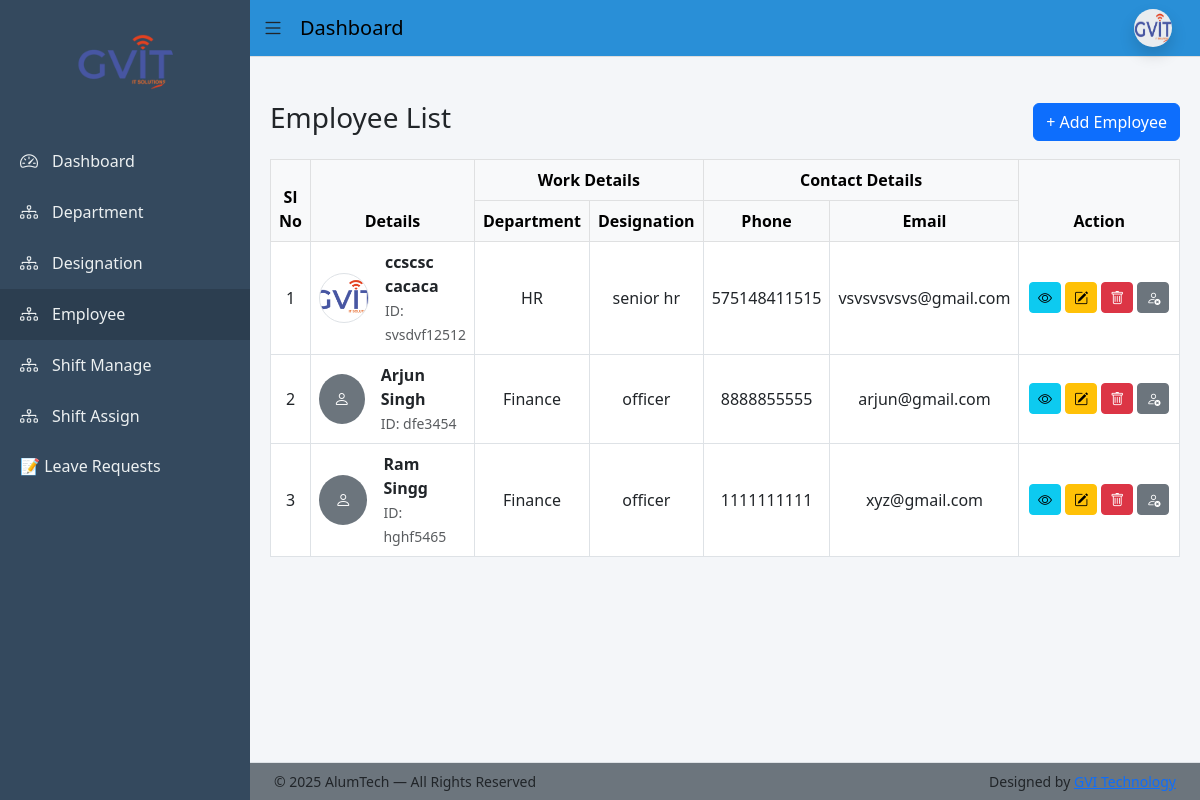
The page /employee/ (signed in) on the database its author committed.
### app/models.py (models this page shows, shortened)
class Employee(models.Model):
    BLOOD_GROUP_CHOICES = [
        ('A+', 'A+'), ('A-', 'A-'),
        ('B+', 'B+'), ('B-', 'B-'),
        ('O+', 'O+'), ('O-', 'O-'),
        ('AB+', 'AB+'), ('AB-', 'AB-'),
    ]
    BACHELOR_CHOICES = [
        ('BCom', 'B.Com'),
        ('BSc', 'B.Sc'),
        ('BA', 'B.A'),
        ('BTech', 'B.Tech'),
    ]
    MASTER_CHOICES = [
        ('MCom', 'M.Com'),
        ('MSc', 'M.Sc'),
        ('MA', 'M.A'),
        ('MTech', 'M.Tech'),
    ]
    first_name = models.CharField(max_length=50)
    middle_name = models.CharField(max_length=50, blank=True)
    last_name = models.CharField(max_length=50)
    gender = models.CharField(max_length=10,choices=[('Male','Male'),('Female','Female'),('Other','Other')])
    blood_group = models.CharField(max_length=10, choices=BLOOD_GROUP_CHOICES, blank=True, null=True)
    date_of_birth = models.DateField(null=True, blank=True)
    father_name = models.CharField(max_length=100, blank=True)
    mother_name = models.CharField(max_length=100, blank=True)
    user = models.OneToOneField(User, on_delete=models.CASCADE, null=True, blank=True, related_name='employee_profile')
    email = models.EmailField(unique=True)
    contact_no = models.CharField(max_length=15)
    emergency_contact = models.CharField(max_length=15)
    address = models.TextField(blank=True, null=True)
    permanent_address = models.TextField(blank=True, null=True)
    bachelor_degree = models.CharField(max_length=10, choices=BACHELOR_CHOICES, blank=True, null=True)
    master_degree = models.CharField(max_length=10, choices=MASTER_CHOICES, blank=True, null=True)
    employee_id = models.CharField(max_length=20, unique=True)
    department = models.ForeignKey(Department, on_delete=models.PROTECT)
    designation = models.ForeignKey(Designation, on_delete=models.PROTECT)
    date_of_joining = models.DateField(blank=True, null=True)
    photo = models.ImageField(upload_to='employees/', blank=True, null=True)
    pan_no = models.CharField(max_length=10,blank=True,null=True)
    Aadhar_no = models.CharField(max_length=12,blank=True,null=True)
    Bank_name = models.CharField(max_length=50,blank=True,null=True)
    acc_no = models.CharField(max_length=15,blank=True,null=True)
    ifsc_no = models.CharField(max_length=15,blank=True,null=True)
    branch_name = models.CharField(max_length=50,blank=True,null=True)
    is_active = models.BooleanField(default=True)
    created_at = models.DateTimeField(auto_now_add=True)
    generated_at = models.DateField(blank=True, null=True)
    created_by = models.ForeignKey(User, on_delete=models.SET_NULL, null=True, blank=True, related_name='created_employees')
    def full_name(self):
        return f"{self.first_name} {self.middle_name} {self.last_name}".strip()

class Department(models.Model):
    name = models.CharField(max_length=100, unique=True)
    description = models.TextField(blank=True)

class Designation(models.Model):
    department = models.ForeignKey(Department, on_delete=models.CASCADE)
    name = models.CharField(max_length=100)

### app/views.py (the view)
# urls.py: path('employee/', views.employee_list, name='employee_list'),
@login_required(login_url='login')
def employee_list(request):
    return render(request, 'employee/employee_list.html', {
        'employees': Employee.objects.select_related('department', 'designation')
    })

### templates/employee/employee_list.html (shortened to what this page needs)
{% extends 'base_dashboard.html' %}
{% block content %}
<div class="d-flex justify-content-between align-items-center mb-3">
  <h3>Employee List</h3>
  <a href="{% url 'employee_add' %}" class="btn btn-primary">
    + Add Employee
  </a>
</div>
<div class="table-responsive">
  <table class="table table-bordered align-middle text-center">
    <thead class="table-light">
      <tr>
        <th rowspan="2">Sl No</th>
        <th rowspan="2">Details</th>
        <th colspan="2">Work Details</th>
        <th colspan="2">Contact Details</th>
        <th rowspan="2" style="width:200px">Action</th>
      </tr>
      <tr>
        <th>Department</th>
        <th>Designation</th>
        <th>Phone</th>
        <th>Email</th>
      </tr>
    </thead>
    <tbody>
      {% for emp in employees %}
      <tr>
        <td>{{ forloop.counter }}</td>
        <td class="text-start">
          <div class="d-flex align-items-center gap-3">
            {% if emp.photo %}
              <img src="{{ emp.photo.url }}"
                   class="rounded-circle border"
                   width="50" height="50"
                   style="object-fit:cover;">
            {% else %}
              <div class="rounded-circle bg-secondary text-white d-flex
                          align-items-center justify-content-center"
                   style="width:50px;height:50px;">
                <i class="bi bi-person"></i>
              </div>
            {% endif %}
            <div>
              <strong>{{ emp.full_name }}</strong><br>
              <small class="text-muted">ID: {{ emp.employee_id }}</small>
            </div>
          </div>
        </td>
        <td>{{ emp.department.name }}</td>
        <td>{{ emp.designation.name }}</td>
        <td>{{ emp.contact_no }}</td>
        <td>{{ emp.email }}</td>
        <td class="text-nowrap">
  <a
    href="{% url 'employee_view' emp.id %}"
    class="btn btn-info btn-sm"
    title="View"
  >
    <i class="bi bi-eye"></i>
  </a>
  <a
    href="{% url 'employee_edit' emp.id %}"
    class="btn btn-warning btn-sm"
    title="Edit"
  >
    <i class="bi bi-pencil-square"></i>
  </a>
  <a
    href="{% url 'employee_delete' emp.id %}"
    class="btn btn-danger btn-sm"
    title="Delete"
    onclick="return confirm('Delete this employee?');"
  >
    <i class="bi bi-trash"></i>
  </a>
  <a
    href="{% url 'employee_toggle_status' emp.id %}"
    class="btn btn-sm {% if emp.is_active %}btn-secondary{% else %}btn-success{% endif %}"
    title="{% if emp.is_active %}Deactivate{% else %}Activate{% endif %}"
  >
    {% if emp.is_active %}
      <i class="bi bi-person-x"></i>
    {% else %}
      <i class="bi bi-person-check"></i>
    {% endif %}
  </a>
</td>
      </tr>
      {% empty %}
      <tr>
        <td colspan="7" class="text-center text-muted">
          No employees found
        </td>
      </tr>
      {% endfor %}
    </tbody>
  </table>
</div>
{% endblock %}

### static/css/dashboard_style.css (style rules this page uses)
body { overflow-x: hidden; background: #f4f6f9; }

### rows shown on the page
Employee: photo (picture), full_name "ccscsc cacaca", employee_id "svsdvf12512", department.name "HR", designation.name "senior hr", contact_no "575148411515", email "vsvsvsvsvs@gmail.com", is_active True (drawn)
Employee: full_name "Arjun Singh", employee_id "dfe3454", department.name "Finance", designation.name "officer", contact_no "8888855555", email "arjun@gmail.com", is_active True (drawn)
Employee: full_name "Ram Singg", employee_id "hghf5465", department.name "Finance", designation.name "officer", contact_no "1111111111", email "xyz@gmail.com", is_active True (drawn)
